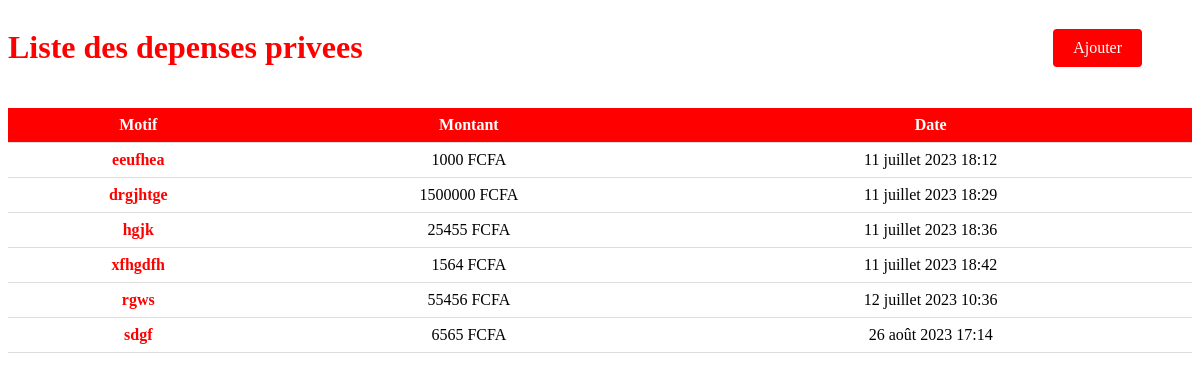
Page /dep_priv (signed in) on the committed database.
### Gestion/models.py (models this page shows, shortened)
class DepensePrivee(models.Model):
    Motif = models.TextField()
    Montant = models.IntegerField(default=1)
    date_added = models.DateTimeField(auto_now=True)
    class meta:
        ordering = ['-date_added']
        verbose_name = ("Depense Privee")
        verbose_name_plurial = ("Depenses Privees")

### Gestion/views.py (the view)
# urls.py: path('dep_priv', depensesprivees, name='dep_priv'),
@login_required(login_url='login')
def depensesprivees(request):
    user = request.user
    if (request.method == "GET"):
        depensesprivees = DepensePrivee.objects.all()
        context={"depensesprivees": depensesprivees}
        return render (request, 'gestion/depensesprivees.html', context=context)

### Gestion/templates/gestion/depensesprivees.html (shortened to what this page needs)
<!DOCTYPE html>
<html>
<head>
</head>
<body>
    <div class="header">
        <h1>Liste des depenses privees</h1>
        <a href="{% url 'creer_depense_privee' %}" style="margin-right: 50px;" class="create-button">Ajouter</a>
    </div>
    <table>
        <tr>
            <th>Motif</th>
            <th>Montant</th>
            <th>Date</th>
        </tr>
            {% for depenseprivee in depensesprivees %}
                <tr>
                    <td><span style="color:red;">{{ depenseprivee.Motif }}</span></td>
                    <td>{{ depenseprivee.Montant}} FCFA</td>
                    <td>{{ depenseprivee.date_added}}</td>
                </tr>
            {% endfor %}
    </table>
</body>
</html>

### Gestion/templates/gestion/depensesprivees.html (style rules this page uses)
.header { display: flex; justify-content: space-between; align-items: center; margin-bottom: 20px; }
.create-button { background-color: red; color: white; border: none; padding: 10px 20px; text-align: center; text-decoration: none; display: inline-block; font-size: 16px; border-radius: 4px; cursor: pointer; }
table { border-collapse: collapse; width: 100%; }
th, td { padding: 8px; text-align: left; border-bottom: 1px solid #ddd; text-align: center; }
th { background-color: red; color: white; }
span { font-weight: bold; }
h1 { color: red; }

### rows in the picture
DepensePrivee: Motif "eeufhea", Montant "1000", date_added "11 juillet 2023 18:12"
DepensePrivee: Motif "drgjhtge", Montant "1500000", date_added "11 juillet 2023 18:29"
DepensePrivee: Motif "hgjk", Montant "25455", date_added "11 juillet 2023 18:36"
DepensePrivee: Motif "xfhgdfh", Montant "1564", date_added "11 juillet 2023 18:42"
DepensePrivee: Motif "rgws", Montant "55456", date_added "12 juillet 2023 10:36"
DepensePrivee: Motif "sdgf", Montant "6565", date_added "26 août 2023 17:14"
